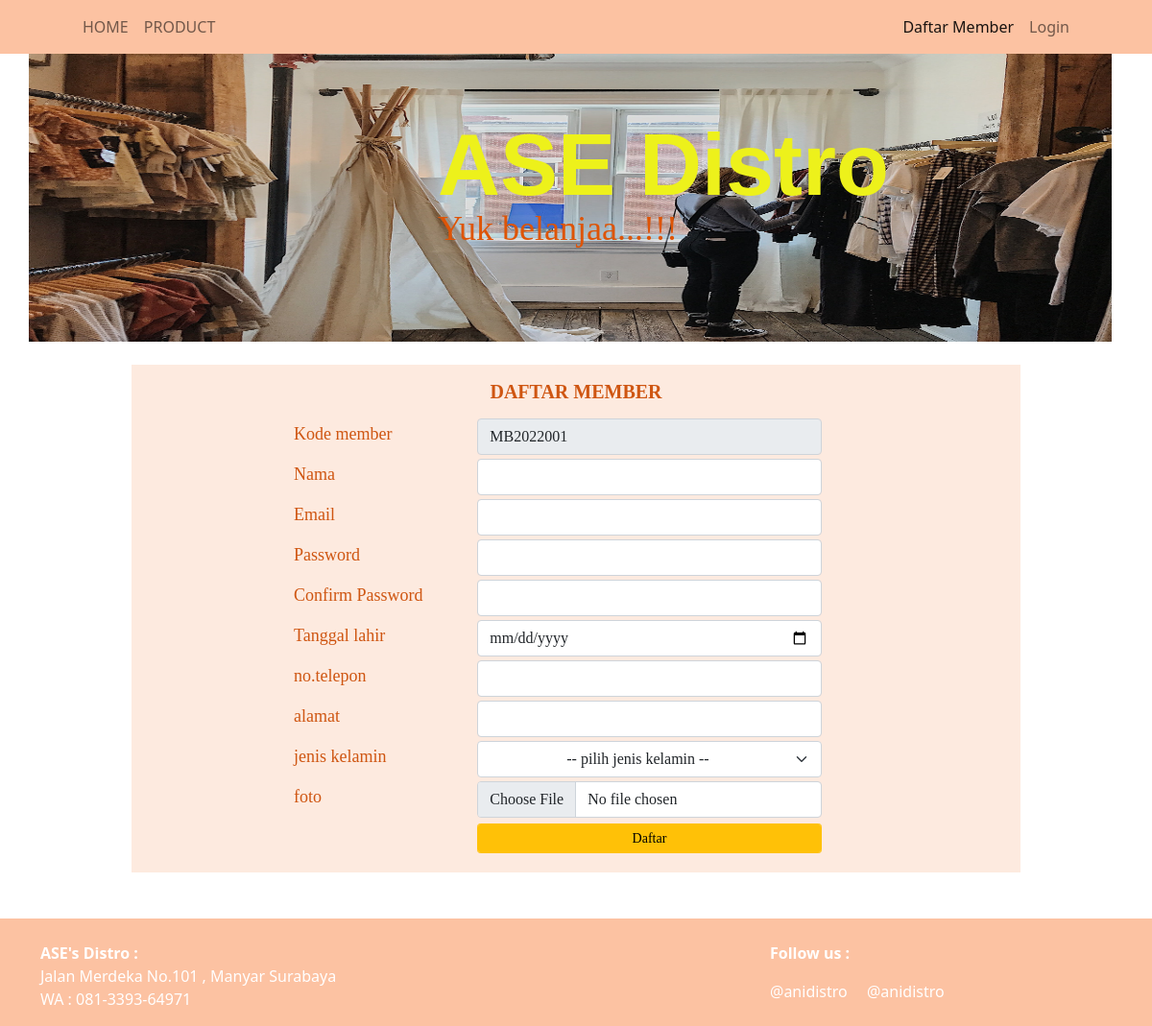
Page /?page=daftarmember on the earlier database version.
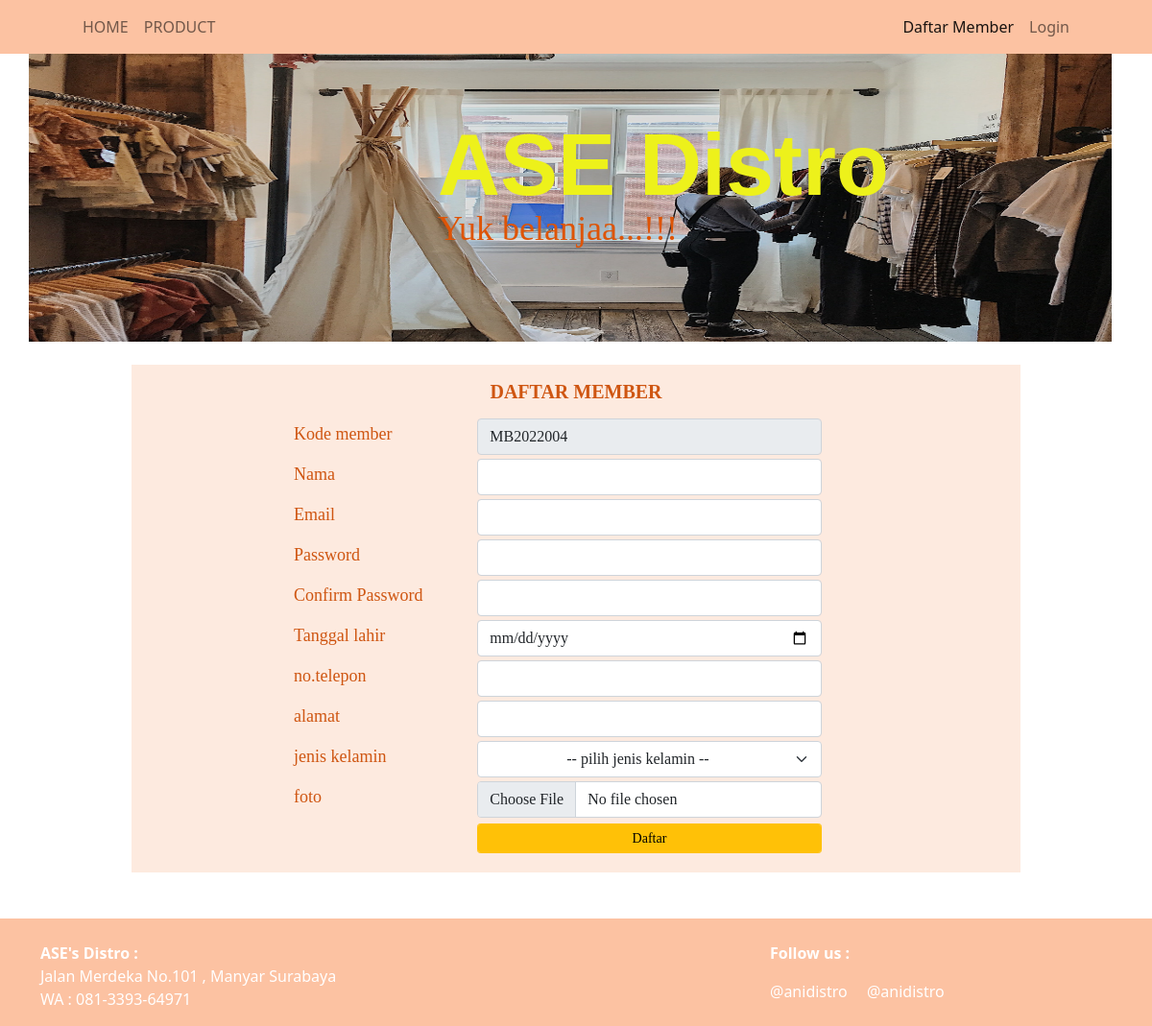
Same page on the later database version.
### tables this page shows
CREATE TABLE `daftarmember` (
  `idmember` int(11) NOT NULL AUTO_INCREMENT,
  `kode_member` varchar(9) DEFAULT NULL,
  `nm_member` varchar(50) DEFAULT NULL,
  `email` varchar(50) DEFAULT NULL,
  `password` varchar(50) DEFAULT NULL,
  `tgl_daftar` datetime DEFAULT NULL,
  `tgl_lhr` date DEFAULT NULL,
  `no_telp` varchar(15) DEFAULT NULL,
  `alamat` text DEFAULT NULL,
  `jk` varchar(10) DEFAULT NULL,
  `foto` varchar(50) DEFAULT NULL,
  PRIMARY KEY (`idmember`)
);

### daftarmember.php (the view, shortened to what this page needs)
<?php
	include_once "memberctrl.php";
	if(!isset($_GET['action'])){
?>
	<?php
		$query_cekkode = mysqli_query($koneksidb,
		"select kode_member from daftarmember ORDER BY kode_member DESC LIMIT 0,1");
			$cekkode = mysqli_fetch_array($query_cekkode);
			if(mysqli_num_rows($query_cekkode) < 9){
			$kodeakhir = $cekkode['kode_member'];
			$no_urutakhir = substr($kodeakhir,6);
			$th_akhir = substr($kodeakhir,2,4);
			$th_sekarang = date("Y");
				if($th_akhir == $th_sekarang){
					if ($no_urutakhir ==0||$no_urutakhir < 9) {
						$nourut_baru = "00" . ($no_urutakhir + 1);
					} else if ($no_urutakhir >9) {
						$nourut_baru = "0" . ($no_urutakhir + 1);
					} else if ($no_urutakhir < 100) {
						$nourut_baru = "0" . ($no_urutakhir + 1);
					} else {
						$nourut_baru = ($no_urutakhir + 1);
					}
				} else {
					$nourut_baru =  "001";
				}
				$kodeterbaru = "MB".$th_sekarang.$nourut_baru;
			}
			?>
		<div class="container pb-5">
			<div class="row">
				<div class="col-md-1 pt-4"></div>
				<div class="col-md-10 pt-4">
					<div class="subkategori p-3" id="formdaftar">
						<h5 class="text-center pb-2"><b> DAFTAR MEMBER</b></h5>
						<div class="row">
							<div class="col-md-2"></div>
							<div class="col-md-10">
								<form action="#" id="formdaft" method="POST" enctype="multipart/form-data">
								<div class="row pb-1">
									<label for="kdmember" class="col-md-3">Kode member</label>
									<div class="col-md-6">
										<input type="text" name="kdmember" id="kdmember" class="form-control" value="<?=$kodeterbaru;?>" readonly/>
									</div>
								</div>
								<div class="row pb-1">
									<label for="txtnama" class="col-md-3">Nama</label>
									<div class="col-md-6">
										<input type="text" name="txtnama" id="txtnama" class="form-control" />
									</div>
								</div>
								<div class="row pb-1">
									<label for="txtemail" class="col-md-3">Email</label>
									<div class="col-md-6">
										<input type="email" name="txtemail" id="txtemail" class="form-control" />
									</div>
								</div>
								<div class="row pb-1">
									<label for="txtpass" class="col-md-3">Password</label>
									<div class="col-md-6">
										<input type="Password" name="txtpass" id="txtpass" class="form-control" />
									</div>
								</div>
								<div class="row pb-1">
									<label for="txtemail" class="col-md-3">Confirm Password</label>
									<div class="col-md-6">
										<input type="Password" name="txtpasscon" id="txtpasscon" class="form-control" />
									</div>
								</div>
								<div class="row pb-1">
									<label for="tgllhr" class="col-md-3">Tanggal lahir</label>
									<div class="col-md-6">
										<input type="date" name="tgllhr" id="tgllhr" class="form-control" />
									</div>
								</div>
								<div class="row pb-1">
									<label for="notelp" class="col-md-3">no.telepon</label>
									<div class="col-md-6">
										<input type="text" name="notelp" id="notelp" class="form-control" />
									</div>
								</div>
								<div class="row pb-1">
									<label for="tgllhr" class="col-md-3">alamat</label>
									<div class="col-md-6">
										<input type="text" name="alamat" id="alamat" class="form-control" />
									</div>
								</div>
								<div class="row pb-1">
									<label for="tgllhr" class="col-md-3">jenis kelamin</label>
									<div class="col-md-6">
										<select name="jk" id="jk" class=" text-center form-select">
											<option selected disabled >-- pilih jenis kelamin --</option>
										</select>
									</div>
								</div>
								<div class="row pb-1">
									<label for="foto" class="col-md-3">foto</label>
									<div class="col-md-6">
										<input type="file" name="foto" id="foto" class="form-control" />
									</div>
								</div>
								<div class="row pb-1">
									<div class="col-md-3"></div>
									<div class="col-md-6">
										<button type="button" class="btn btn-warning btn-sm form-control" name="btndaftar" id="btndaftar" data-bs-toggle="modal" >Daftar</button>
									</div>
								</div>
								</form>
								<?php } ?>
							</div>
						</div>
					</div>

Differences in the rows shown:
added daftarmember: kdmember "MB2022004"
Other differences:
form field kdmember: "MB2022001" → (not shown)
